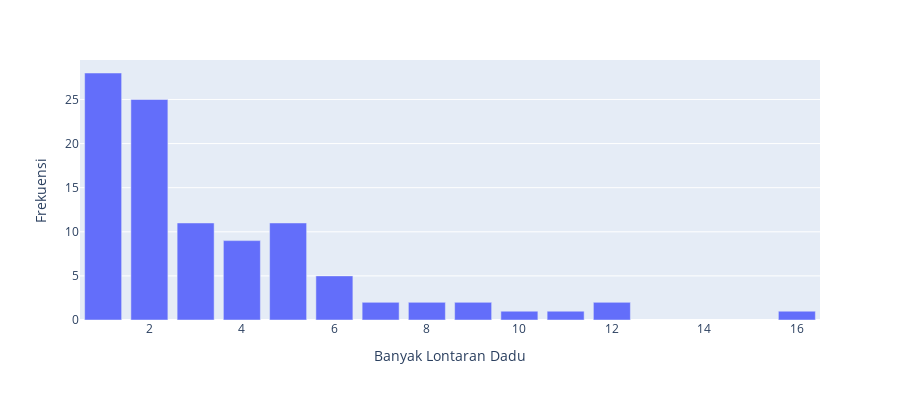

Source (notebook cell):
### Code cell
n = 100
jumlah_dadu = np.ones(n)
for i in range(n
              ):
    while np.random.rand()>(11/36):
        jumlah_dadu[i] += 1
x,y = np.unique(jumlah_dadu, return_counts = True)
data = pd.DataFrame(data={'Banyak Lontaran Dadu' : x,
                         'Frekuensi':y})
fig = px.bar(data, x='Banyak Lontaran Dadu', y='Frekuensi',
             labels={'pop':'population of Canada'}, height=400)
fig.show()

### Figure 1 — Plotly figure (JSON) as saved in the notebook; plotly's stock layout.template omitted (floating-point values rounded to 4 significant figures)
{"data": [{"alignmentgroup": "True", "hovertemplate": "Banyak Lontaran Dadu=%{x}<br>Frekuensi=%{y}<extra></extra>", "legendgroup": "", "marker": {"color": "#636efa"}, "name": "", "offsetgroup": "", "orientation": "v", "showlegend": false, "textposition": "auto", "type": "bar", "x": [1, 2, 3, 4, 5, 6, 7, 8, 9, 10, 11, 12, 16], "xaxis": "x", "y": [28, 25, 11, 9, 11, 5, 2, 2, 2, 1, 1, 2, 1], "yaxis": "y"}], "layout": {"barmode": "relative", "height": 400, "legend": {"tracegroupgap": 0}, "margin": {"t": 60}, "xaxis": {"anchor": "y", "domain": [0, 1], "title": {"text": "Banyak Lontaran Dadu"}}, "yaxis": {"anchor": "x", "domain": [0, 1], "title": {"text": "Frekuensi"}}}}
